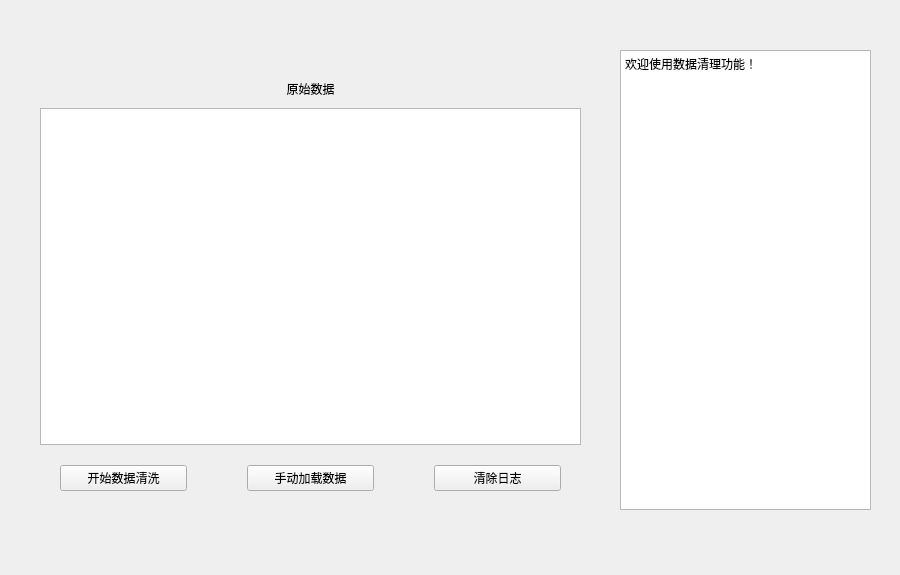
<?xml version="1.0" encoding="UTF-8"?>
<ui version="4.0">
 <class>CleanInterface</class>
 <widget class="QWidget" name="CleanInterface">
  <property name="geometry">
   <rect>
    <x>0</x>
    <y>0</y>
    <width>900</width>
    <height>575</height>
   </rect>
  </property>
  <property name="windowTitle">
   <string>数据清洗界面</string>
  </property>
  <widget class="CardWidget" name="CleanCard">
   <property name="geometry">
    <rect>
     <x>30</x>
     <y>50</y>
     <width>560</width>
     <height>460</height>
    </rect>
   </property>
   <widget class="QWidget" name="verticalLayoutWidget_2">
    <property name="geometry">
     <rect>
      <x>10</x>
      <y>10</y>
      <width>541</width>
      <height>441</height>
     </rect>
    </property>
    <layout class="QVBoxLayout" name="verticalLayout_2">
     <property name="spacing">
      <number>10</number>
     </property>
     <property name="topMargin">
      <number>20</number>
     </property>
     <item>
      <widget class="SubtitleLabel" name="SubtitleLabel">
       <property name="text">
        <string>原始数据</string>
       </property>
       <property name="alignment">
        <set>Qt::AlignCenter</set>
       </property>
      </widget>
     </item>
     <item>
      <widget class="TableWidget" name="info_table"/>
     </item>
     <item>
      <layout class="QHBoxLayout" name="horizontalLayout">
       <property name="spacing">
        <number>60</number>
       </property>
       <property name="leftMargin">
        <number>20</number>
       </property>
       <property name="topMargin">
        <number>10</number>
       </property>
       <property name="rightMargin">
        <number>20</number>
       </property>
       <property name="bottomMargin">
        <number>10</number>
       </property>
       <item>
        <widget class="PrimaryPushButton" name="start_clean">
         <property name="text">
          <string>开始数据清洗</string>
         </property>
        </widget>
       </item>
       <item>
        <widget class="PushButton" name="loadPushButton">
         <property name="toolTip">
          <string>&lt;html&gt;&lt;head/&gt;&lt;body&gt;&lt;p&gt;一般会自动加载，如果没加载出来，可以手动试试&lt;/p&gt;&lt;/body&gt;&lt;/html&gt;</string>
         </property>
         <property name="text">
          <string>手动加载数据</string>
         </property>
        </widget>
       </item>
       <item>
        <widget class="PushButton" name="clean_log">
         <property name="text">
          <string>清除日志</string>
         </property>
        </widget>
       </item>
      </layout>
     </item>
    </layout>
   </widget>
  </widget>
  <widget class="PlainTextEdit" name="logPlainTextEdit">
   <property name="geometry">
    <rect>
     <x>620</x>
     <y>50</y>
     <width>251</width>
     <height>460</height>
    </rect>
   </property>
   <property name="readOnly">
    <bool>true</bool>
   </property>
   <property name="plainText">
    <string>欢迎使用数据清理功能！</string>
   </property>
   <property name="backgroundVisible">
    <bool>false</bool>
   </property>
   <property name="centerOnScroll">
    <bool>false</bool>
   </property>
  </widget>
 </widget>
 <customwidgets>
  <customwidget>
   <class>PushButton</class>
   <extends>QPushButton</extends>
   <header>qfluentwidgets</header>
  </customwidget>
  <customwidget>
   <class>PrimaryPushButton</class>
   <extends>PushButton</extends>
   <header>qfluentwidgets</header>
  </customwidget>
  <customwidget>
   <class>CardWidget</class>
   <extends>QFrame</extends>
   <header>qfluentwidgets</header>
   <container>1</container>
  </customwidget>
  <customwidget>
   <class>SubtitleLabel</class>
   <extends>QLabel</extends>
   <header>qfluentwidgets</header>
  </customwidget>
  <customwidget>
   <class>PlainTextEdit</class>
   <extends>QPlainTextEdit</extends>
   <header>qfluentwidgets</header>
  </customwidget>
  <customwidget>
   <class>TableWidget</class>
   <extends>QTableWidget</extends>
   <header>qfluentwidgets</header>
  </customwidget>
 </customwidgets>
 <resources/>
 <connections/>
</ui>
